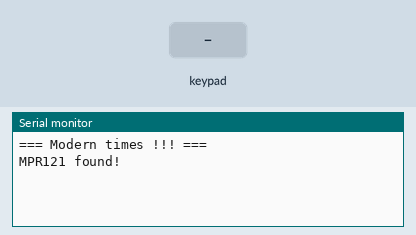
A sketch run on a simulated Arduino Uno, built with avr-gcc and run on an emulated ATmega328P. On the bench: the last lines printed to the serial monitor. The test bench sets the inputs (shaded band).

Above: at 3.2 s.
3.3 s: key '0' pressed
At 4.4 s:
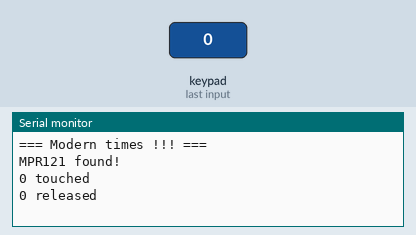
4.9 s: keypad keys 1 2 pressed 0.4 s apart
At 5.03 s:
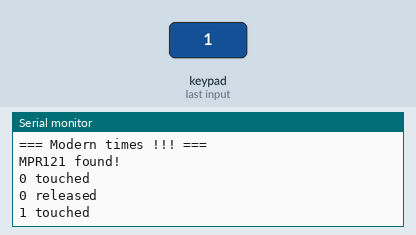
7.2 s: key '5' pressed
At 8.4 s:
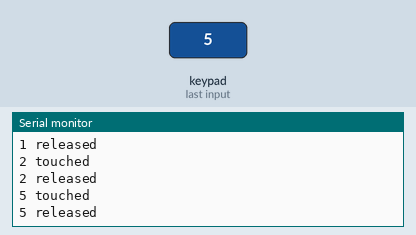
8.7 s: keypad keys 1 2 A pressed 0.4 s apart
At 10.3 s:
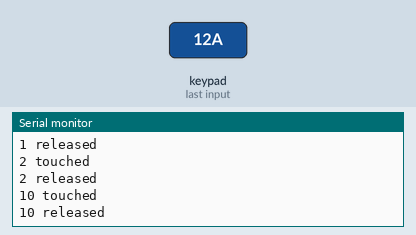
Timing chart, 0 to 11.8 s (numbered marks = the images above; inputs shaded):
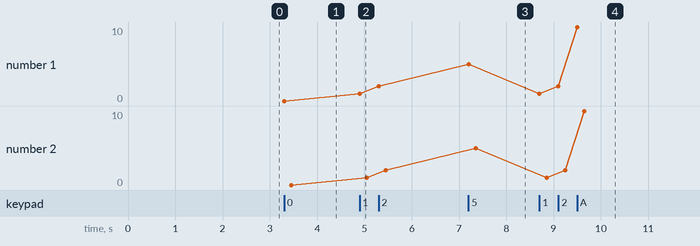

Measured:
- after the input at 3.3 s, the serial monitor: prints a new line at once (image 1)
- after the input at 4.9 s, the serial monitor: prints a new line at once (image 2)
- after the input at 7.2 s, the serial monitor: prints a new line at once (image 3)
- after the input at 8.7 s, the serial monitor: prints a new line at once (image 4)
- plotted number 1: 0 → 2 after the input at 4.9 s, 2 → 5 after the input at 7.2 s, 5 → 10 after the input at 8.7 s
- plotted number 2: 0 → 2 after the input at 4.9 s, 2 → 5 after the input at 7.2 s, 5 → 10 after the input at 8.7 s

The sketch:

modern.ino
```cpp
#include <Wire.h>
#include "Adafruit_MPR121.h"


//Init capaciteurs
Adafruit_MPR121 cap = Adafruit_MPR121();
uint16_t lasttouched = 0;
uint16_t currtouched = 0;

void setup() {
  delay(2000);
  Serial.begin(9600);
  Serial.println("=== Modern times !!! ===");

  setupCapacitors();
}

void setupCapacitors(){
 if (!cap.begin(0x5A)) {
    Serial.println("MPR121 not found, check wiring?");
    while (1);
  }
  Serial.println("MPR121 found!");
}

void loop() {
  loopCapacitors();
}

void loopCapacitors(){
  // Get the currently touched pads
  currtouched = cap.touched();

  for (uint8_t i=0; i<12; i++) {
    // it if *is* touched and *wasnt* touched before, alert!
    if ((currtouched & _BV(i)) && !(lasttouched & _BV(i)) ) {
      Serial.print(i); Serial.println(" touched");
    }
    // if it *was* touched and now *isnt*, alert!
    if (!(currtouched & _BV(i)) && (lasttouched & _BV(i)) ) {
      Serial.print(i); Serial.println(" released");
    }
  }

  // reset our state
  lasttouched = currtouched;
}
```
